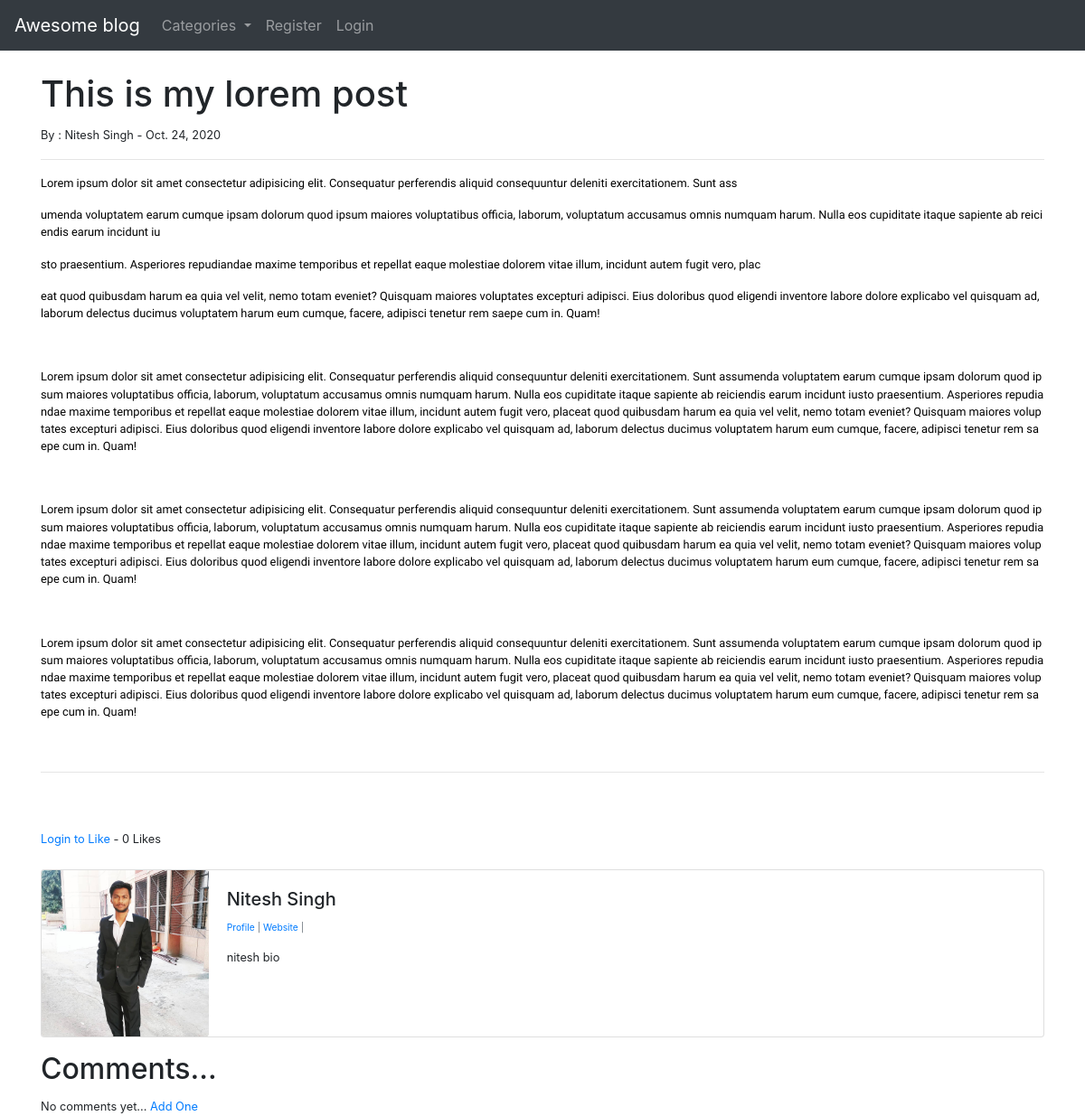
Page /article/15 on the earlier database version.
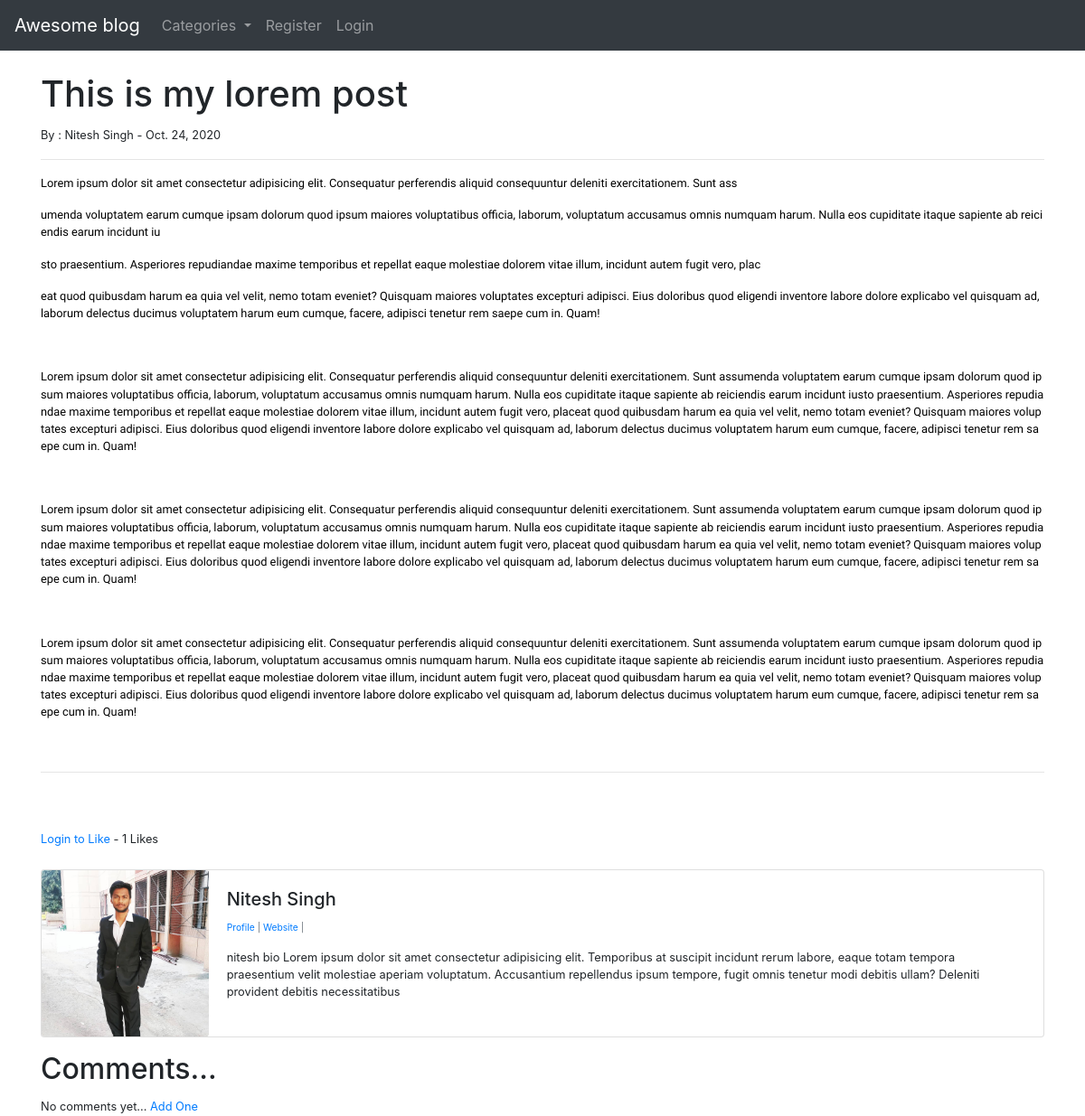
Same page on the later database version.
### theblog/models.py (models this page shows, shortened)
class Post(models.Model):
    title = models.CharField(max_length=255)
    header_image = models.ImageField(null=True, blank=True, upload_to="images/")
    title_tag = models.CharField(max_length=255)
    author = models.ForeignKey(User, on_delete=models.CASCADE)
    body = RichTextField(blank=True,null=True)
    post_date = models.DateField(auto_now_add=True)
    category = models.CharField(max_length=25, default='coding')
    snippet = models.CharField(max_length=50)
    likes = models.ManyToManyField(User, related_name='blog_posts')
    def total_likes(self):
        return self.likes.count

class Profile(models.Model):
    user = models.OneToOneField(User,null=True, on_delete=models.CASCADE)
    bio = models.TextField()
    profile_pic = models.ImageField(null=True, blank=True, upload_to="images/profile/")
    website_url = models.CharField(max_length=255,null=True, blank=True)
    facebook_url = models.CharField(max_length=255,null=True, blank=True)
    twitter_url = models.CharField(max_length=255,null=True, blank=True)
    instagram_url = models.CharField(max_length=255,null=True, blank=True)
    linkdin_url = models.CharField(max_length=255,null=True, blank=True)

### theblog/views.py (the view)
# urls.py: path('article/<int:pk>', ArticleDetailView.as_view(), name='article_detail'),
class ArticleDetailView(DetailView):
    model = Post
    template_name = 'article_details.html'
    def get_context_data(self,*args,**kwargs):
        cat_menu = Category.objects.all()
        context = super(ArticleDetailView, self).get_context_data(*args,**kwargs)
        stuff = get_object_or_404(Post, id=self.kwargs['pk'])
        total_likes = stuff.total_likes()
        liked = False
        if stuff.likes.filter(id=self.request.user.id).exists():
            liked= True
        context["cat_menu"] = cat_menu
        context["total_likes"] = total_likes
        context['liked'] = liked
        return context

### theblog/models.py (called while the page is built)
    def __str__(self):
        return self.name

### theblog/templates/article_details.html (shortened to what this page needs)
{% extends "base.html" %}
{% load static %}
{% block content %}
<h1>{{ post.title|capfirst }} </h1>
<small>By : {{ post.author.first_name|capfirst }} {{ post.author.last_name|capfirst }} - {{post.post_date}}
<hr>
<div class="ft-blog-paragraph">
{{post.body|safe}}
</div>
<br><hr><br><br>
<form action="{% url 'like_post' post.pk %}" method="POST">
        {% if user.is_authenticated %}
        {% if liked %}
        <button type="submit" , name="post_id" , value="{{ post.id }}" , class="btn btn-danger btn-sm">UnLike</button>
        {% else %}
        <button type="submit" , name="post_id" , value="{{ post.id }}" , class="btn btn-primary btn-sm">Like</button>
        {% endif %}
        {% else %}
        <a class="" href="{% url 'login' %}">Login to Like</a>
        {% endif %}
        - {{total_likes}} Likes
</form>
<br>
<div class="card mb-3">
        <div class="row no-gutters">
                <div class="col-md-2">
                        {% if post.author.profile.profile_pic %}
                        <img src="{{post.author.profile.profile_pic.url}}" class="card-img" alt="author's image">
                        {% else %}
                        <img src="{% static 'images/download.png' %}" class="card-img" alt="author's image">
                        {% endif %}
                </div>
                <div class="col-md-10">
                        <div class="card-body">
                                <h5 class="card-title">{{ post.author.first_name|capfirst }} {{ post.author.last_name|capfirst }}</h5>
                                <p class="small text-muted">
                                        <a href="{% url 'show_profile' post.author.profile.id %}">Profile</a> |
                                        {% if post.author.profile.website_url %}
                                        <a href="{{ post.author.profile.website_url }}">Website</a> |
                                        {% endif %}
                                </p>
                                <p class="card-text">{{ post.author.profile.bio }}</p>
                        </div>
                </div>
        </div>
</div>
<h2>Comments...</h2>
{% if not post.comments.all %}
 No comments yet... <a href="{% url 'add_comment' post.pk %}">Add One</a> <br>
{% endif %}
{% endblock content %}

### theblog/templates/base.html (shortened to what this page needs)
<!doctype html>
<html lang="en">
{% load static %}
<head>
  <link rel="stylesheet" href="https://cdnjs.cloudflare.com/ajax/libs/font-awesome/5.15.1/css/all.min.css">
  <link rel="stylesheet" href="{% static 'css/bootstrap.css' %}">
  <link rel="stylesheet" href="{% static 'css/core0.css' %}">
</head>
<body>
  <nav class="navbar navbar-expand-lg navbar-dark bg-dark">
    <a class="navbar-brand" href="{% url 'home' %}">Awesome blog</a>
    <div class="collapse navbar-collapse" id="navbarSupportedContent">
      <ul class="navbar-nav mr-auto">
        {% if cat_menu %}
        <li class="nav-item dropdown">
          <a class="nav-link dropdown-toggle" href="#" id="navbarDropdown" role="button" data-toggle="dropdown"
            aria-haspopup="true" aria-expanded="false">
            Categories
          </a>
        </li>
        {% else %}
        <li class="nav-item">
          <a class="nav-link" href="{% url 'category_list' %}">Category List</a>
        </li>
        {% endif %}
        {% if user.is_authenticated %}
        <li class="nav-item">
          <a class="nav-link" href="{% url 'add_post' %}">Add Post</a>
        </li>
        <li class="nav-item">
          <a class="nav-link" href="{% url 'add_category' %}">Add Category</a>
        </li>
        <li class="nav-item dropdown">
          <a class="nav-link dropdown-toggle" href="#" id="navbarDropdown" role="button" data-toggle="dropdown"
            aria-haspopup="true" aria-expanded="false">
            Profile
          </a>
          <div class="dropdown-menu" aria-labelledby="navbarDropdown">
            {% if user.profile.id %}
            <a class="dropdown-item" href="{% url 'edit_profile' user.profile.id %}">Edit Profile page</a>
            <a class="dropdown-item" href="{% url 'show_profile' user.profile.id %}">Show Profile Page</a>
            {% else %}
            <a class="dropdown-item" href="{% url 'create_profile' %}">Create Profile page</a>
            {% endif %}
            <a class="dropdown-item" href="{% url 'user_edit' %}">Edit Settings</a>
          </div>
        </li>
        <li class="nav-item">
          <a class="nav-link" href="{% url 'logout' %}">Logout</a>
        </li>
        {% else %}
        <li class="nav-item">
          <a class="nav-link" href="{% url 'register' %}">Register</a>
        </li>
        <li class="nav-item ">
          <a class="nav-link " href="{% url 'login' %}">Login</a>
        </li>
        {% endif %}
    </div>
  </nav>
  <br>
  <div class="container">
    {% block content %}
    {% endblock content %}
  </div>
</body>
</html>

### theblog/static/css/core0.css (style rules this page uses)
* { margin: 0; padding: 0; }
.navbar-brand { color: aqua; }
li { list-style: none; }
.ft-blog-paragraph { word-wrap: break-word; white-space: normal; color: rgb(0, 0, 0); font-family: 'Open Sans Condensed', sans-serif; }

Differences in the rows shown:
changed through a linked row, Post "This is my lorem post": author.profile.bio "nitesh bio" → "nitesh bio Lorem ipsum dolor sit amet consectetur adipisicing elit. Temporibus at suscipit incidunt rerum labore, eaque totam tempora praesentium velit molestiae aperiam voluptatum. Accusantium repellendus ipsum tempore, fugit omnis tenetur modi debitis ullam? Deleniti provident debitis necessitatibus"
Other differences:
{{ total_likes }}: "0" → "1"
